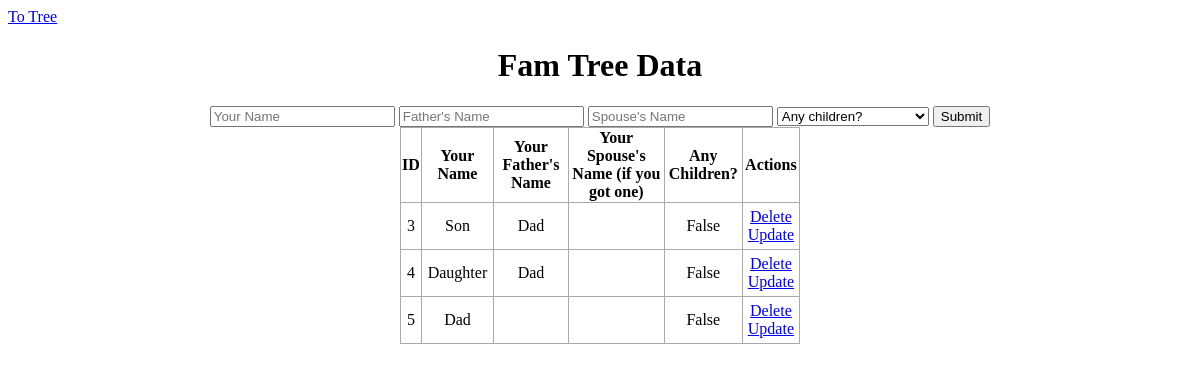
Before: / with the older database file.
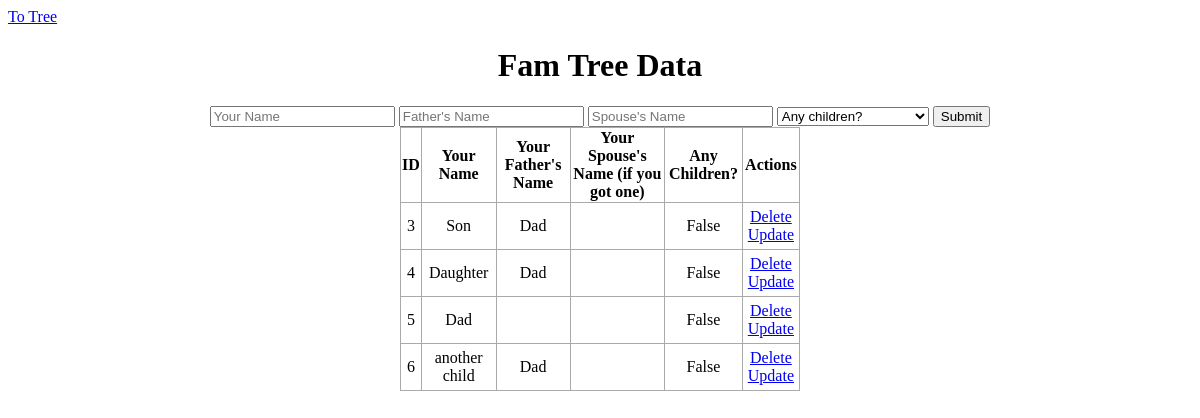
After: the same page with the newer database file.
### functions.py (models this page shows, shortened)
class family_input(db.Model):
    id = db.Column(db.Integer, primary_key=True)
    name = db.Column(db.String(225), nullable=False, default="Sasha")
    parent = db.Column(db.String(225), nullable=False, default="Sasha")
    spouse = db.Column(db.String(225), nullable=True, default="")
    have_children = db.Column(db.String(225), nullable=False)

### functions.py (the view)
@app.route("/", methods=["POST", "GET"])
def index():
    if request.method == "POST":
        name = request.form.get("Your Name")
        father = request.form.get("Father's Name")
        spouse = request.form.get("Spouse's Name")
        children = request.form.get("Any Children?")
        entry = family_input(
            name=name, parent=father, spouse=spouse, have_children=children
        )
        try:
            db.session.add(entry)
            db.session.commit()
            return redirect("/")
        except:
            return "don goofed"
    else:
        entries = family_input.query.order_by(family_input.id).all()
        return render_template("index2.html", entries=entries)

### templates/index2.html (shortened to what this page needs)
{% extends 'base2.html' %}
{% block body %}
<a href='/display'>To Tree</a>
<div id=details>
    <h1 style="text-align: center">Fam Tree Data</h1>
</div>
<div class='form'>
    <form action="/" method="POST">
        <input type="text" name='Your Name' placeholder="Your Name" id=name>
        <input type="text" name="Father's Name" placeholder="Father's Name" id=parent>
        <input type="text" name="Spouse's Name" placeholder="Spouse's Name" id=spouse>
        <select name="Any Children?" placeholder="Any children?">
            <option disabled selected value="">Any children?</option>
        </select>
        <input type='submit' name='Add Task'>
    </form>
</div>
<div class="content">
    {% if entries|length < 1 %}
    <h4 style="text-align: center">There are no family entries. Create one below!</h4>
    {% else %}
    <table>
        <tr>
            <th>ID</th>
            <th> Your Name</th>
            <th> Your Father's Name</th>
            <th> Your Spouse's Name (if you got one)</th>
            <th> Any Children?</th>
            <th> Actions</th>
        </tr>
        {% for entry in entries %}
        <tr>
            <td>{{ entry.id }}</td>
            <td>{{ entry.name }}</td>
            <td>{{ entry.parent }}</td>
            <td>{{ entry.spouse }}</td>
            <td>{{ entry.have_children }}</td>
            <td>
                <a href="/delete/{{entry.id}}">Delete</a>
                <br>
                <a href="/update/{{entry.id}}">Update</a>
            </td>
        </tr>
        {% endfor %}
    </table>
    {% endif %}
</div>
{% endblock %}

### templates/base2.html (shortened to what this page needs)
<!DOCTYPE html>
<html lang="en">
<head>
    <link rel="stylesheet" href="{{ url_for('static', filename='css/main2.css') }}">
</head>
<body>
    {% block body %}{% endblock %}
</body>
</html>

### static/css/main2.css (style rules this page uses)
.content { margin: 0 auto; width: 400px; }
table, td, th { border: 1px solid #aaa; }
table { border-collapse: collapse; width: 100%; }
th { height: 30px; }
td { text-align: center; padding: 5px; }
.form { margin-top: 20px; text-align: center; }

Changed rows visible on the page:
added family_input: id "6", name "another child", parent "Dad", have_children "False"
